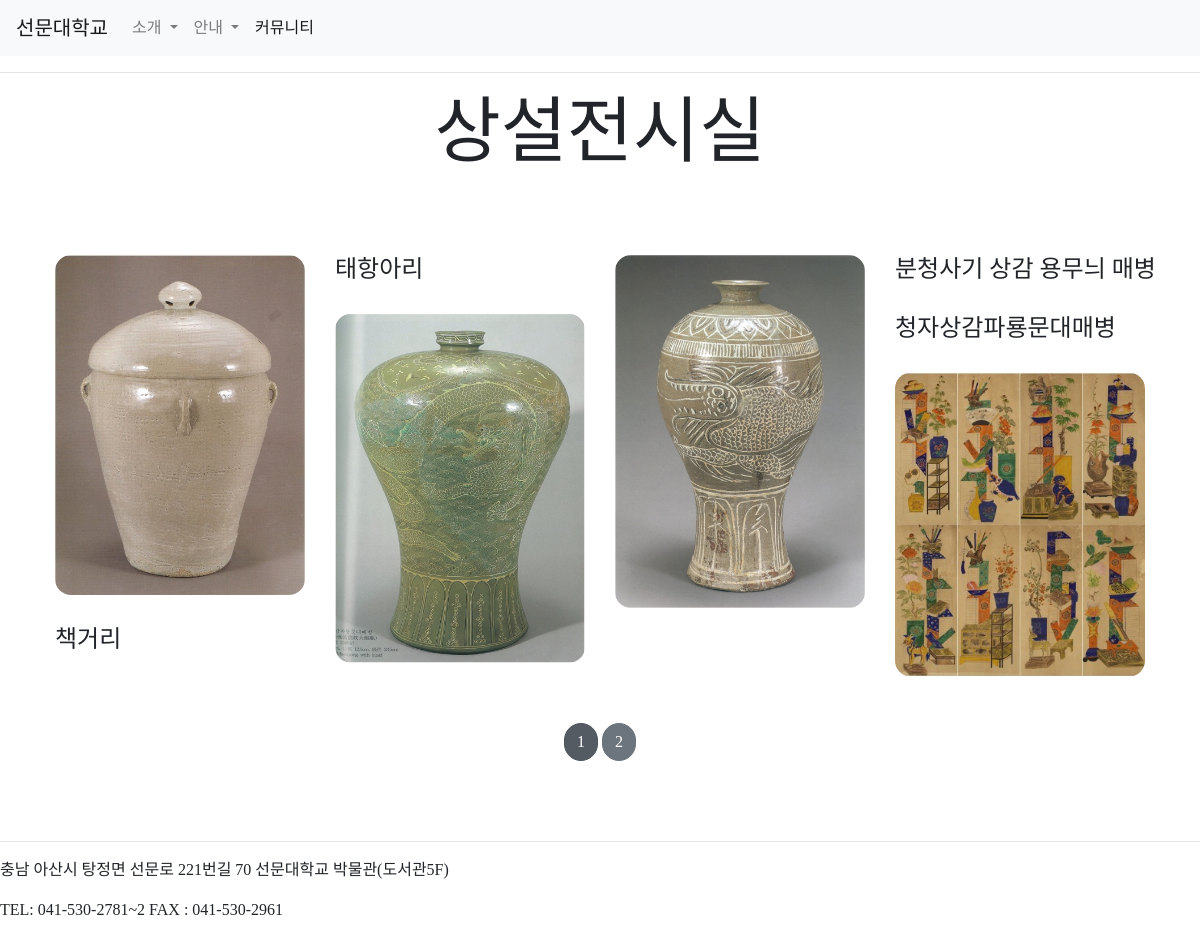
Screenshot of /curators/permanent_list/ with the database file from the repository.
### curatorapp/models.py (models this page shows)
class Permanent(models.Model):
    title = models.CharField(max_length=30, null=False)
    image = models.ImageField(upload_to='permanent/img/', null=False)
    content = models.TextField(null=True)
    mp3 = models.FileField(upload_to='permanent/mp3/', validators=[validate_file_extension])

### curatorapp/views.py (the view)
# urls.py: path('permanent_list/', PermanentListView.as_view(), name='permanent_list'),
class PermanentListView(ListView):
    model = Permanent
    context_object_name = 'permanent_list'
    template_name = 'curatorapp/permanent_list.html'
    paginate_by = 4

### curatorapp/templates/curatorapp/permanent_list.html (shortened to what this page needs)
{% extends 'base.html' %}
{% load static %}
{% block content %}
<h1 style="text-align: center; font-size: 6vw;">
    상설전시실
</h1>
<div style="margin: 5rem auto;">
    {% if permanent_list %}
    <div class="container">
        {% for permanent in permanent_list %}
        <a href="{% url 'curatorapp:permanent_detail' pk=permanent.pk %}">
            {% include 'snippets/card.html' with permanent=permanent %}
        </a>
        <h3 style="text-align: center; font-size: 3vh;">
            {{ permanent.title }}
        </h3>
        {% endfor %}
    </div>
    {% else %}
    <div style="text-align: center;">
        <h1>작품을 올려주세요!</h1>
    </div>
    {% endif %}
    {% include 'snippets/pagination_permanent.html' with page_obj=page_obj %}
</div>
{% endblock %}

### templates/base.html
<!DOCTYPE html>
<html lang="ko">
{% include 'head.html' %}
<body style="font-family: 'SUN_MOON_UNIVERSITY';">
    {% include 'header.html' %}
    <hr>
    {% block content %}
    {% endblock %}
    <hr>
    {% include 'footer.html' %}
</body>
</html>

### templates/head.html (shortened to what this page needs)
{% load static %}
{% load bootstrap4 %}
<head>
    <link rel="stylesheet" href="https://stackpath.bootstrapcdn.com/bootstrap/4.3.1/css/bootstrap.min.css">
    <link rel="stylesheet" type="text/css" href="{% static 'base.css' %}">
</head>

### templates/header.html (shortened to what this page needs)
<div>
    <div>
        <nav class="navbar navbar-expand-lg navbar-light bg-light">
            <a class="navbar-brand" href="{% url 'siteapp:main' %}">선문대학교</a>
            <div class="collapse navbar-collapse" id="navbarSupportedContent">
              <ul class="navbar-nav mr-auto">
                <li class="nav-item dropdown">
                  <a class="nav-link dropdown-toggle" href="#" id="navbarDropdown" role="button" data-toggle="dropdown" aria-haspopup="true" aria-expanded="false">
                    소개
                  </a>
                </li>
                <li class="nav-item dropdown">
                  <a class="nav-link dropdown-toggle" href="#" id="navbarDropdown" role="button" data-toggle="dropdown" aria-haspopup="true" aria-expanded="false">
                    안내
                  </a>
                </li>
                <li class="nav-item">
                  <a class="nav-link active" aria-current="page" href="https://museum.sunmoon.ac.kr/html/community/community01.asp" target="_blank">커뮤니티</a>
                </li>
              </ul>
            </div>
          </nav>
    </div>
</div>

### templates/snippets/card.html
<div>
    <img src="{{ permanent.image.url }}" alt="">
</div>

### templates/snippets/pagination_permanent.html (shortened to what this page needs)
<div style="text-align: center; margin: 1rem 0;">
    <a href="{% url 'curatorapp:permanent_list' %}?page={{ page_obj.number }}"
    class="btn btn-secondary rounded-pill active">
        {{ page_obj.number }}
    </a>
    {% if page_obj.has_next %}
    <a href="{% url 'curatorapp:permanent_list' %}?page={{ page_obj.next_page_number }}"
    class="btn btn-secondary rounded-pill">
        {{ page_obj.next_page_number }}
    </a>
    {% endif %}
</div>

### templates/footer.html
<div>
    <div>
        <p>
            충남 아산시 탕정면 선문로 221번길 70 선문대학교     박물관(도서관5F)
        </p>
        <p>
            TEL: 041-530-2781~2     FAX : 041-530-2961
        </p>
    </div>
</div>

### curatorapp/templates/curatorapp/permanent_list.html (style rules this page uses)
.container { padding: 0; margin: 0, auto; }
.container a { width: 45%; max-width: 250px; }
.container div { width: 250px; display: flex; justify-content: center; align-items: center; border-radius: 1rem; }
.container img { width: 100%; border-radius: 1rem; }

### rows the page displays
Permanent: image (picture), title "태항아리"
Permanent: image (picture), title "분청사기 상감 용무늬 매병"
Permanent: image (picture), title "청자상감파룡문대매병"
Permanent: image (picture), title "책거리"

### other values shown
{{ page_obj.number }} "1"
{{ page_obj.next_page_number }} "2"
